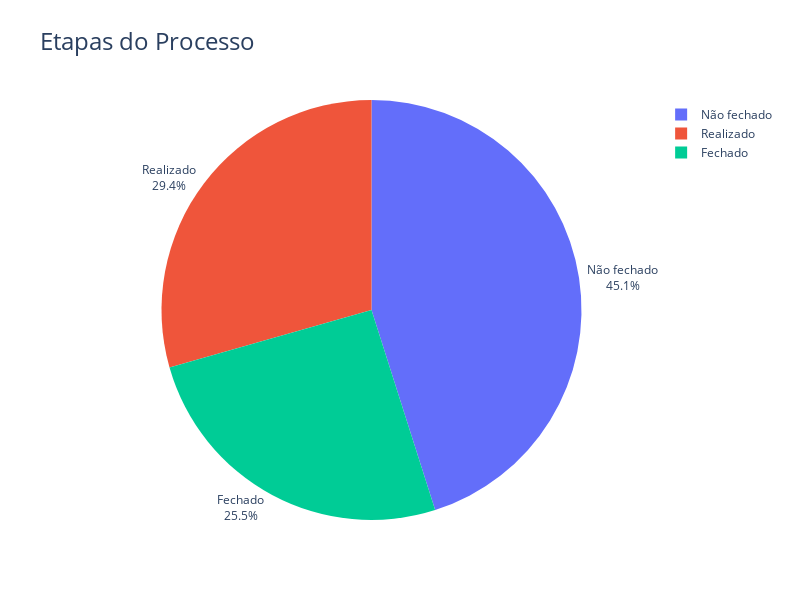

The code cell stored with this chart in its notebook:
### Code cell
etapa = df_ano_atual.query(
    'etapa == "Não fechado" or etapa == "Fechado" or etapa == "Realizado"')
fig = px.pie(etapa, 'etapa', title='Etapas do Processo ')
fig.update_layout(title_font_size=24)
fig.update_traces(textposition='outside', textinfo='percent+label')
# fig.update_layout(title_font_size=24, bargap=0.2)

fig.show()
fig.write_html(r'./graficos/etapas_processo.html')

### Figure 1 — Plotly figure (JSON) as saved in the notebook; plotly's stock layout.template omitted (floating-point values rounded to 4 significant figures)
{"data": [{"domain": {"x": [0, 1], "y": [0, 1]}, "hovertemplate": "etapa=%{label}<extra></extra>", "labels": ["Realizado", "Realizado", "Não fechado", "Realizado", "Não fechado", "Não fechado", "Realizado", "Não fechado", "Não fechado", "Não fechado", "Realizado", "Não fechado", "Não fechado", "Realizado", "Realizado", "Realizado", "Não fechado", "Realizado", "Realizado", "Não fechado", "Realizado", "Realizado", "Não fechado", "Realizado", "Não fechado", "Não fechado", "Realizado", "Realizado", "Não fechado", "Não fechado", "Fechado", "Não fechado", "Fechado", "Não fechado", "Fechado", "Fechado", "Não fechado", "Não fechado", "Não fechado", "Fechado", "Fechado", "Fechado", "Fechado", "Fechado", "Fechado", "Fechado", "Fechado", "Não fechado", "Fechado", "Não fechado", "Não fechado"], "legendgroup": "", "name": "", "showlegend": true, "textinfo": "percent+label", "textposition": "outside", "type": "pie"}], "layout": {"height": 600, "legend": {"tracegroupgap": 0}, "title": {"font": {"size": 24}, "text": "Etapas do Processo "}, "width": 800}}
